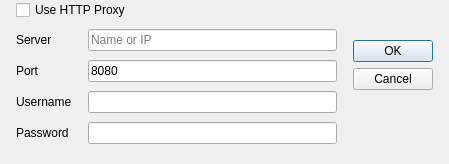
<?xml version="1.0" encoding="UTF-8"?>
<ui version="4.0">
 <class>ProxySettings</class>
 <widget class="QDialog" name="ProxySettings">
  <property name="geometry">
   <rect>
    <x>0</x>
    <y>0</y>
    <width>449</width>
    <height>164</height>
   </rect>
  </property>
  <property name="windowTitle">
   <string>HTTP Proxy</string>
  </property>
  <layout class="QGridLayout" name="gridLayout_2">
   <property name="leftMargin">
    <number>16</number>
   </property>
   <property name="topMargin">
    <number>0</number>
   </property>
   <property name="rightMargin">
    <number>16</number>
   </property>
   <property name="bottomMargin">
    <number>8</number>
   </property>
   <property name="horizontalSpacing">
    <number>16</number>
   </property>
   <property name="verticalSpacing">
    <number>0</number>
   </property>
   <item row="0" column="0">
    <widget class="QCheckBox" name="proxyCheckBox">
     <property name="text">
      <string>Use HTTP Proxy</string>
     </property>
    </widget>
   </item>
   <item row="0" column="1" rowspan="2">
    <spacer name="verticalSpacer">
     <property name="orientation">
      <enum>Qt::Vertical</enum>
     </property>
     <property name="sizeHint" stdset="0">
      <size>
       <width>20</width>
       <height>40</height>
      </size>
     </property>
    </spacer>
   </item>
   <item row="1" column="0" rowspan="2">
    <widget class="QWidget" name="widget" native="true">
     <layout class="QGridLayout" name="gridLayout">
      <property name="horizontalSpacing">
       <number>16</number>
      </property>
      <property name="verticalSpacing">
       <number>0</number>
      </property>
      <property name="margin">
       <number>0</number>
      </property>
      <item row="0" column="0">
       <widget class="QLabel" name="serverAddressLabel">
        <property name="text">
         <string>Server</string>
        </property>
       </widget>
      </item>
      <item row="0" column="1">
       <widget class="QLineEdit" name="proxyServerEdit">
        <property name="placeholderText">
         <string>Name or IP</string>
        </property>
       </widget>
      </item>
      <item row="1" column="0">
       <widget class="QLabel" name="label">
        <property name="text">
         <string>Port</string>
        </property>
       </widget>
      </item>
      <item row="1" column="1">
       <widget class="QLineEdit" name="proxyPortEdit">
        <property name="text">
         <string>8080</string>
        </property>
       </widget>
      </item>
      <item row="2" column="0">
       <widget class="QLabel" name="usernameLabel">
        <property name="text">
         <string>Username</string>
        </property>
       </widget>
      </item>
      <item row="2" column="1">
       <widget class="QLineEdit" name="usernameEdit"/>
      </item>
      <item row="3" column="0">
       <widget class="QLabel" name="passwordLabel">
        <property name="text">
         <string>Password</string>
        </property>
       </widget>
      </item>
      <item row="3" column="1">
       <widget class="QLineEdit" name="passwordEdit">
        <property name="echoMode">
         <enum>QLineEdit::Password</enum>
        </property>
       </widget>
      </item>
     </layout>
    </widget>
   </item>
   <item row="2" column="1">
    <widget class="QDialogButtonBox" name="buttonBox">
     <property name="orientation">
      <enum>Qt::Vertical</enum>
     </property>
     <property name="standardButtons">
      <set>QDialogButtonBox::Cancel|QDialogButtonBox::Ok</set>
     </property>
    </widget>
   </item>
  </layout>
 </widget>
 <tabstops>
  <tabstop>proxyCheckBox</tabstop>
  <tabstop>proxyServerEdit</tabstop>
  <tabstop>proxyPortEdit</tabstop>
  <tabstop>usernameEdit</tabstop>
  <tabstop>passwordEdit</tabstop>
  <tabstop>buttonBox</tabstop>
 </tabstops>
 <resources/>
 <connections>
  <connection>
   <sender>buttonBox</sender>
   <signal>accepted()</signal>
   <receiver>ProxySettings</receiver>
   <slot>accept()</slot>
   <hints>
    <hint type="sourcelabel">
     <x>318</x>
     <y>100</y>
    </hint>
    <hint type="destinationlabel">
     <x>157</x>
     <y>116</y>
    </hint>
   </hints>
  </connection>
  <connection>
   <sender>buttonBox</sender>
   <signal>rejected()</signal>
   <receiver>ProxySettings</receiver>
   <slot>reject()</slot>
   <hints>
    <hint type="sourcelabel">
     <x>318</x>
     <y>100</y>
    </hint>
    <hint type="destinationlabel">
     <x>286</x>
     <y>116</y>
    </hint>
   </hints>
  </connection>
 </connections>
</ui>
